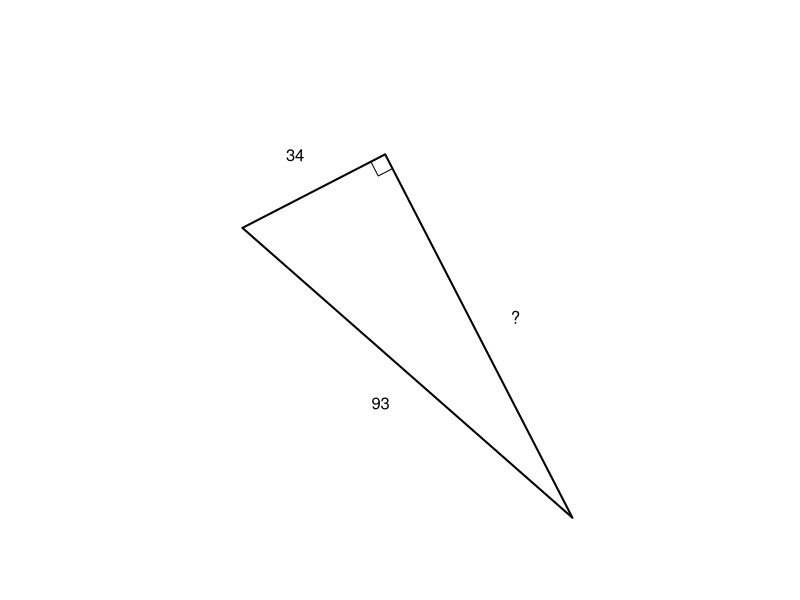

Here is the R script that generated this plot:
## ---- chunk 1
ab = sample(11:99,2)

a = ab[1]
b = ab[2]
c = round(sqrt(a^2+b^2))
b = sqrt(c^2-a^2)

## ---- chunk 2
x0 = c(-2/3*b,1/3*b,1/3*b)
y0 = c(-1/3*a,-1/3*a,2/3*a)
r0 = sqrt(x0^2+y0^2)
r0max = max(r0)

bsize = 1/10*min(c(a,b))
xb0 = c(1/3*b-bsize,1/3*b-bsize,1/3*b)
yb0 = c(-1/3*a,-1/3*a+bsize,-1/3*a+bsize)

ang = atan(a/b)
tbump = 1/10*max(c(a,b))
xt0 = c(-1/6*b,1/3*b+tbump,-1/6*b-sin(ang)*tbump)
yt0 = c(-1/3*a-tbump,1/6*a,1/6*a+cos(ang)*tbump)

th = runif(1,0,2*pi)

if(sample(1:2,1)==2){
    x0 = -x0
    xb0 = -xb0
    xt0 = -xt0
}


x1 = cos(th)*x0-sin(th)*y0
y1 = sin(th)*x0+cos(th)*y0
xb1 = cos(th)*xb0-sin(th)*yb0
yb1 = sin(th)*xb0+cos(th)*yb0
xt1 = cos(th)*xt0-sin(th)*yt0
yt1 = sin(th)*xt0+cos(th)*yt0

par(mar=c(0,0,0,0),pty="s")
plot(0,0,"n",axes=F,ann=F,xlim=c(-r0max,r0max),ylim=c(-r0max,r0max))

polygon(x1,y1,lwd=2)
lines(xb1,yb1,lwd=1)

text(xt1,yt1,c("?",a,c))
